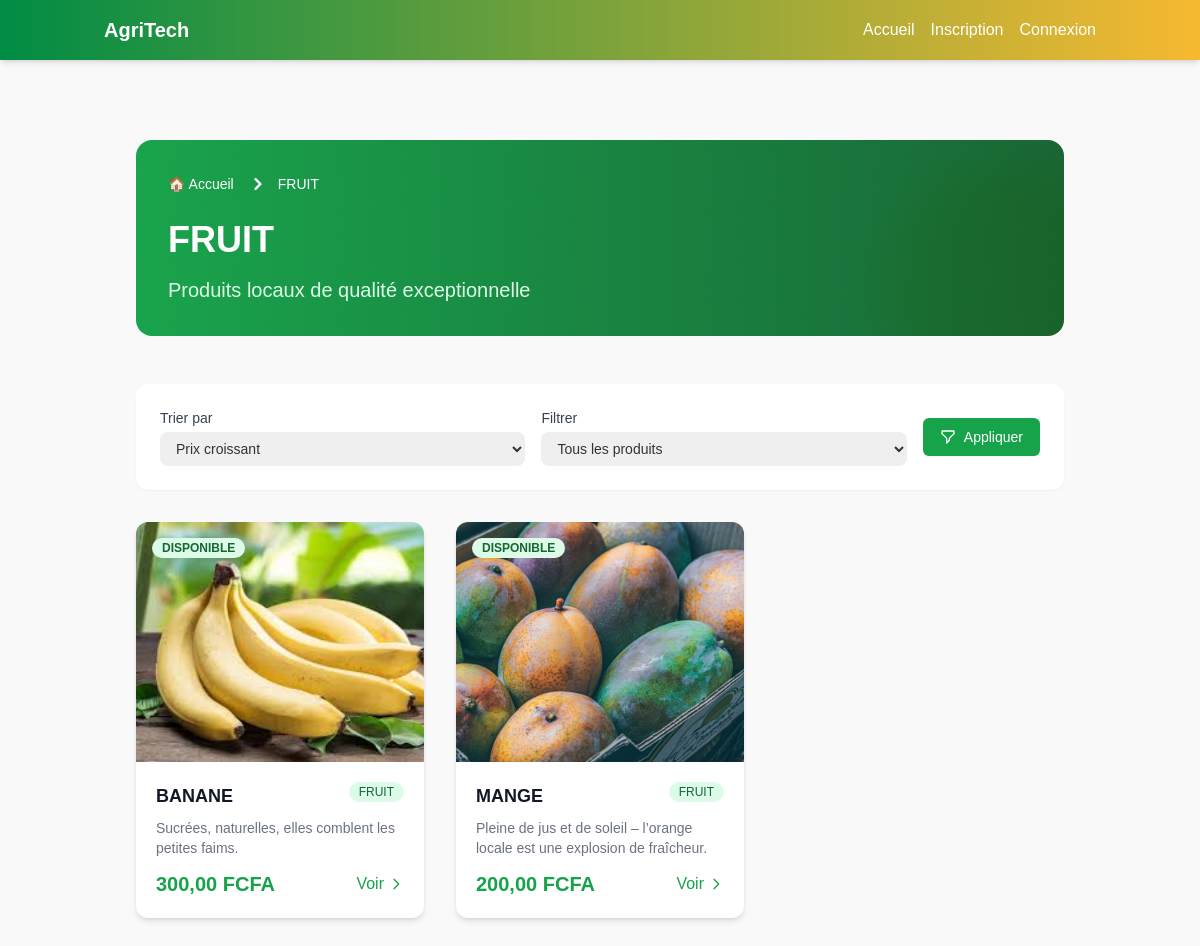
/accounts/profile/categorie/1/, run on the app's committed database.
### agritech_app/models.py (models this page shows, shortened)
class CategorieProduit(models.Model):
    nom = models.CharField(max_length=100, unique=True)

class Produit(models.Model):
    vendeur = models.ForeignKey(User, on_delete=models.CASCADE)
    categorie = models.ForeignKey(CategorieProduit, on_delete=models.CASCADE)
    nom = models.CharField(max_length=255)
    prix = models.DecimalField(max_digits=10, decimal_places=2)
    quantite = models.PositiveIntegerField()
    photo = models.ImageField(upload_to='produits/', blank=True)
    description = models.TextField(blank=True)
    date_ajout = models.DateTimeField(auto_now_add=True)
    est_actif = models.BooleanField(default=True)
    saisonnalite = models.CharField(max_length=255, blank=True)

### agritech_app/views.py (the view)
# urls.py: path('categorie/<int:categorie_id>/', views.liste_produits_par_categorie, name='liste_produits_par_categorie'),
def liste_produits_par_categorie(request, categorie_id):
    categorie = get_object_or_404(CategorieProduit, pk=categorie_id)
    produits = Produit.objects.filter(categorie=categorie, est_actif=True)
    context = {'categorie': categorie, 'produits': produits}
    return render(request, 'liste_produits.html', context)

### templates/liste_produits.html (shortened to what this page needs)
{% extends 'base.html' %}
{% block content %}
<div class="max-w-7xl mx-auto px-4 sm:px-6 lg:px-8 py-12">
    <div class="relative bg-gradient-to-r from-green-600 to-green-800 rounded-2xl p-8 mb-12 overflow-hidden">
        <div class="absolute inset-0 bg-noise opacity-20"></div>
        <div class="relative z-10">
            <nav class="flex mb-6" aria-label="Breadcrumb">
                <ol class="inline-flex items-center space-x-1 md:space-x-3">
                    <li>
                        <a href="{% url 'home' %}" class="inline-flex items-center text-sm font-medium text-white hover:text-green-200">
                            🏠 Accueil
                        </a>
                    </li>
                    <li aria-current="page">
                        <div class="flex items-center">
                            <svg class="w-6 h-6 text-white" fill="currentColor" viewBox="0 0 20 20" xmlns="http://www.w3.org/2000/svg">
                                <path fill-rule="evenodd" d="M7.293 14.707a1 1 0 010-1.414L10.586 10 7.293 6.707a1 1 0 011.414-1.414l4 4a1 1 0 010 1.414l-4 4a1 1 0 01-1.414 0z" clip-rule="evenodd"></path>
                            </svg>
                            <span class="ml-1 text-sm font-medium text-white md:ml-2">{{ categorie.nom }}</span>
                        </div>
                    </li>
                </ol>
            </nav>
            <h1 class="text-4xl font-extrabold text-white mb-4">{{ categorie.nom }}</h1>
            <p class="text-xl text-green-100 max-w-2xl">
                {% if categorie.nom == "Fruits" %}
                    Découvrez nos fruits frais cueillis à maturité
                {% elif categorie.nom == "Légumes" %}
                    Des légumes bio cultivés avec passion
                {% else %}
                    Produits locaux de qualité exceptionnelle
                {% endif %}
            </p>
        </div>
        <div class="absolute -bottom-20 -right-20 w-64 h-64 bg-yellow-300 rounded-full mix-blend-multiply filter blur-xl opacity-30"></div>
    </div>
    <div class="mb-8 p-6 bg-white rounded-xl shadow-sm sticky top-4 z-10">
        <div class="flex flex-wrap items-center justify-between gap-4">
            <div class="flex-1 min-w-[200px]">
                <label class="block text-sm font-medium text-gray-700 mb-1">Trier par</label>
                <select class="mt-1 block w-full pl-3 pr-10 py-2 text-base border-gray-300 focus:outline-none focus:ring-green-500 focus:border-green-500 sm:text-sm rounded-lg">
                    <option>Prix croissant</option>
                </select>
            </div>
            <div class="flex-1 min-w-[200px]">
                <label class="block text-sm font-medium text-gray-700 mb-1">Filtrer</label>
                <select class="mt-1 block w-full pl-3 pr-10 py-2 text-base border-gray-300 focus:outline-none focus:ring-green-500 focus:border-green-500 sm:text-sm rounded-lg">
                    <option>Tous les produits</option>
                </select>
            </div>
            <div class="flex items-end">
                <button class="inline-flex items-center px-4 py-2 border border-transparent text-sm font-medium rounded-md shadow-sm text-white bg-green-600 hover:bg-green-700 focus:outline-none focus:ring-2 focus:ring-offset-2 focus:ring-green-500">
                    Appliquer
                </button>
            </div>
        </div>
    </div>
    {% if produits %}
        <div class="grid grid-cols-1 sm:grid-cols-2 lg:grid-cols-3 xl:grid-cols-4 gap-8">
            {% for produit in produits %}
                <div class="group relative bg-white rounded-xl overflow-hidden shadow-md hover:shadow-xl transition-shadow duration-300 hover:-translate-y-1">
                    {% if produit.quantite > 10 %}
                        <span class="absolute top-4 left-4 bg-green-100 text-green-800 text-xs font-bold px-2.5 py-0.5 rounded-full">DISPONIBLE</span>
                    {% else %}
                        <span class="absolute top-4 left-4 bg-yellow-100 text-yellow-800 text-xs font-bold px-2.5 py-0.5 rounded-full">LIMITÉ</span>
                    {% endif %}
                    <div class="h-60 overflow-hidden">
                        {% if produit.photo %}
                            <img src="{{ produit.photo.url }}"
                                 class="w-full h-full object-cover transition-transform duration-500 group-hover:scale-110"
                                 alt="{{ produit.nom }}">
                        {% else %}
                            <div class="w-full h-full bg-gray-100 flex items-center justify-center">
                                <span class="text-gray-400">Pas d'image</span>
                            </div>
                        {% endif %}
                    </div>
                    <div class="p-5">
                        <div class="flex justify-between items-start mb-2">
                            <h3 class="text-lg font-bold text-gray-900 truncate">{{ produit.nom }}</h3>
                            <span class="bg-green-100 text-green-800 text-xs font-medium px-2.5 py-0.5 rounded-full">
                                {{ produit.categorie.nom }}
                            </span>
                        </div>
                        <p class="text-gray-500 text-sm mb-3 line-clamp-2">
                            {% if produit.description %}
                                {{ produit.description }}
                            {% else %}
                                Produit local de qualité
                            {% endif %}
                        </p>
                        <div class="flex items-center justify-between">
                            <span class="text-xl font-bold text-green-600">{{ produit.prix }} FCFA</span>
                            <a href="{% url 'detail_produit' produit.id %}"
                               class="text-green-600 hover:text-green-800 font-medium flex items-center">
                                Voir
                                <svg xmlns="http://www.w3.org/2000/svg" class="h-4 w-4 ml-1 transform group-hover:translate-x-1 transition-transform" fill="none" viewBox="0 0 24 24" stroke="currentColor">
                                    <path stroke-linecap="round" stroke-linejoin="round" stroke-width="2" d="M9 5l7 7-7 7" />
                                </svg>
                            </a>
                        </div>
                    </div>
                </div>
            {% endfor %}
        </div>
    {% endif %}
</div>
{% endblock %}

### static/css/style.css (style rules this page uses)
:root { --primary-color: #008000; --secondary-color: #FFA500; --accent-color: #D4AF37; --text-color: #333; --background-color: #f8f8f8; }
body { font-family: 'Arial', sans-serif; color: var(--text-color); background-color: var(--background-color); line-height: 1.6; }

### templates/base.html (style rules this page uses)
:root { --couleur-primaire: #008C45; --couleur-secondaire: #F7B931; --couleur-tertiaire: #E4572E; --couleur-clair: #F9F9F9; --couleur-texte-principal: #333; --couleur-texte-secondaire: #777; }
body { font-family: 'Arial', sans-serif; background-color: var(--couleur-clair); color: var(--couleur-texte-principal); margin: 0; padding: 0; line-height: 1.6; }

### templates/liste_produits.html (style rules this page uses)
.line-clamp-2 { display: -webkit-box; -webkit-line-clamp: 2; line-clamp: 2; -webkit-box-orient: vertical; overflow: hidden; }

### data on the page
CategorieProduit: nom "FRUIT"
Produit: quantite "DISPONIBLE", photo (picture), nom "BANANE", categorie.nom "FRUIT", description "Sucrées, naturelles, elles comblent les petites faims.", prix "300,00"
Produit: quantite "DISPONIBLE", photo (picture), nom "MANGE", categorie.nom "FRUIT", description "Pleine de jus et de soleil – l’orange locale est une explosion de fraîcheur.", prix "200,00"
